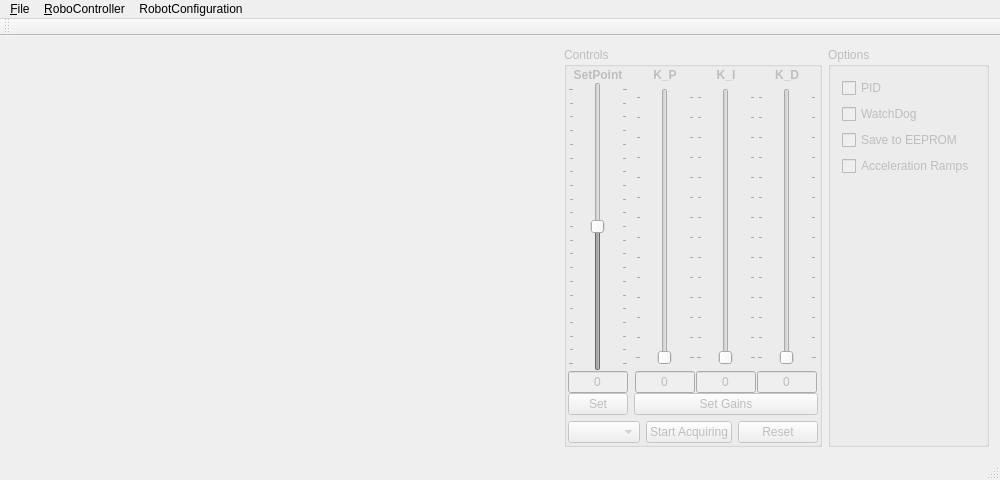
<?xml version="1.0" encoding="UTF-8"?>
<ui version="4.0">
 <class>CMainWindow</class>
 <widget class="QMainWindow" name="CMainWindow">
  <property name="geometry">
   <rect>
    <x>0</x>
    <y>0</y>
    <width>1000</width>
    <height>480</height>
   </rect>
  </property>
  <property name="windowTitle">
   <string>RoboController - PID Tuner</string>
  </property>
  <widget class="QWidget" name="centralWidget">
   <layout class="QGridLayout" name="gridLayout_3">
    <item row="0" column="0">
     <layout class="QHBoxLayout" name="horizontalLayout_2">
      <item>
       <widget class="QCustomPlot" name="widget_plot" native="true">
        <property name="sizePolicy">
         <sizepolicy hsizetype="Expanding" vsizetype="Expanding">
          <horstretch>0</horstretch>
          <verstretch>0</verstretch>
         </sizepolicy>
        </property>
        <property name="minimumSize">
         <size>
          <width>320</width>
          <height>200</height>
         </size>
        </property>
       </widget>
      </item>
      <item>
       <widget class="QGroupBox" name="groupBox_controls">
        <property name="enabled">
         <bool>false</bool>
        </property>
        <property name="title">
         <string>Controls</string>
        </property>
        <layout class="QGridLayout" name="gridLayout_2">
         <property name="leftMargin">
          <number>1</number>
         </property>
         <property name="topMargin">
          <number>1</number>
         </property>
         <property name="rightMargin">
          <number>1</number>
         </property>
         <property name="bottomMargin">
          <number>1</number>
         </property>
         <property name="spacing">
          <number>1</number>
         </property>
         <item row="0" column="0">
          <layout class="QGridLayout" name="gridLayout">
           <item row="0" column="0">
            <layout class="QVBoxLayout" name="SetPoint">
             <property name="spacing">
              <number>0</number>
             </property>
             <item>
              <widget class="QLabel" name="label_SetPoint">
               <property name="sizePolicy">
                <sizepolicy hsizetype="Fixed" vsizetype="Minimum">
                 <horstretch>0</horstretch>
                 <verstretch>0</verstretch>
                </sizepolicy>
               </property>
               <property name="minimumSize">
                <size>
                 <width>60</width>
                 <height>0</height>
                </size>
               </property>
               <property name="maximumSize">
                <size>
                 <width>60</width>
                 <height>16777215</height>
                </size>
               </property>
               <property name="font">
                <font>
                 <weight>75</weight>
                 <bold>true</bold>
                </font>
               </property>
               <property name="text">
                <string>SetPoint</string>
               </property>
               <property name="alignment">
                <set>Qt::AlignCenter</set>
               </property>
              </widget>
             </item>
             <item>
              <widget class="QSlider" name="verticalSlider_SetPoint">
               <property name="sizePolicy">
                <sizepolicy hsizetype="Fixed" vsizetype="Expanding">
                 <horstretch>0</horstretch>
                 <verstretch>0</verstretch>
                </sizepolicy>
               </property>
               <property name="minimumSize">
                <size>
                 <width>60</width>
                 <height>0</height>
                </size>
               </property>
               <property name="maximumSize">
                <size>
                 <width>60</width>
                 <height>16777215</height>
                </size>
               </property>
               <property name="minimum">
                <number>-1000</number>
               </property>
               <property name="maximum">
                <number>1000</number>
               </property>
               <property name="singleStep">
                <number>10</number>
               </property>
               <property name="pageStep">
                <number>50</number>
               </property>
               <property name="tracking">
                <bool>true</bool>
               </property>
               <property name="orientation">
                <enum>Qt::Vertical</enum>
               </property>
               <property name="invertedAppearance">
                <bool>false</bool>
               </property>
               <property name="invertedControls">
                <bool>false</bool>
               </property>
               <property name="tickPosition">
                <enum>QSlider::TicksBothSides</enum>
               </property>
               <property name="tickInterval">
                <number>100</number>
               </property>
              </widget>
             </item>
             <item>
              <widget class="QLineEdit" name="lineEdit_setPoint">
               <property name="sizePolicy">
                <sizepolicy hsizetype="Fixed" vsizetype="Fixed">
                 <horstretch>0</horstretch>
                 <verstretch>0</verstretch>
                </sizepolicy>
               </property>
               <property name="minimumSize">
                <size>
                 <width>60</width>
                 <height>0</height>
                </size>
               </property>
               <property name="maximumSize">
                <size>
                 <width>60</width>
                 <height>16777215</height>
                </size>
               </property>
               <property name="text">
                <string>0</string>
               </property>
               <property name="alignment">
                <set>Qt::AlignCenter</set>
               </property>
              </widget>
             </item>
             <item>
              <widget class="QPushButton" name="pushButton_SetPoint">
               <property name="sizePolicy">
                <sizepolicy hsizetype="Fixed" vsizetype="Fixed">
                 <horstretch>0</horstretch>
                 <verstretch>0</verstretch>
                </sizepolicy>
               </property>
               <property name="minimumSize">
                <size>
                 <width>60</width>
                 <height>0</height>
                </size>
               </property>
               <property name="maximumSize">
                <size>
                 <width>60</width>
                 <height>16777215</height>
                </size>
               </property>
               <property name="text">
                <string>Set</string>
               </property>
              </widget>
             </item>
            </layout>
           </item>
           <item row="0" column="1">
            <layout class="QVBoxLayout" name="Gains">
             <property name="spacing">
              <number>0</number>
             </property>
             <item>
              <layout class="QHBoxLayout" name="horizontalLayout">
               <property name="spacing">
                <number>0</number>
               </property>
               <item>
                <layout class="QVBoxLayout" name="verticalLayout">
                 <item>
                  <widget class="QLabel" name="label_Kp">
                   <property name="sizePolicy">
                    <sizepolicy hsizetype="Fixed" vsizetype="Minimum">
                     <horstretch>0</horstretch>
                     <verstretch>0</verstretch>
                    </sizepolicy>
                   </property>
                   <property name="minimumSize">
                    <size>
                     <width>60</width>
                     <height>0</height>
                    </size>
                   </property>
                   <property name="maximumSize">
                    <size>
                     <width>60</width>
                     <height>16777215</height>
                    </size>
                   </property>
                   <property name="font">
                    <font>
                     <weight>75</weight>
                     <bold>true</bold>
                    </font>
                   </property>
                   <property name="text">
                    <string>K_P</string>
                   </property>
                   <property name="alignment">
                    <set>Qt::AlignCenter</set>
                   </property>
                  </widget>
                 </item>
                 <item>
                  <widget class="QSlider" name="verticalSlider_Kp">
                   <property name="sizePolicy">
                    <sizepolicy hsizetype="Fixed" vsizetype="Expanding">
                     <horstretch>0</horstretch>
                     <verstretch>0</verstretch>
                    </sizepolicy>
                   </property>
                   <property name="minimumSize">
                    <size>
                     <width>60</width>
                     <height>0</height>
                    </size>
                   </property>
                   <property name="maximumSize">
                    <size>
                     <width>60</width>
                     <height>16777215</height>
                    </size>
                   </property>
                   <property name="minimum">
                    <number>0</number>
                   </property>
                   <property name="maximum">
                    <number>65535</number>
                   </property>
                   <property name="singleStep">
                    <number>500</number>
                   </property>
                   <property name="pageStep">
                    <number>100</number>
                   </property>
                   <property name="tracking">
                    <bool>true</bool>
                   </property>
                   <property name="orientation">
                    <enum>Qt::Vertical</enum>
                   </property>
                   <property name="invertedAppearance">
                    <bool>false</bool>
                   </property>
                   <property name="invertedControls">
                    <bool>true</bool>
                   </property>
                   <property name="tickPosition">
                    <enum>QSlider::TicksBothSides</enum>
                   </property>
                   <property name="tickInterval">
                    <number>5000</number>
                   </property>
                  </widget>
                 </item>
                 <item>
                  <widget class="QLineEdit" name="lineEdit_Kp">
                   <property name="sizePolicy">
                    <sizepolicy hsizetype="Fixed" vsizetype="Fixed">
                     <horstretch>0</horstretch>
                     <verstretch>0</verstretch>
                    </sizepolicy>
                   </property>
                   <property name="minimumSize">
                    <size>
                     <width>60</width>
                     <height>0</height>
                    </size>
                   </property>
                   <property name="maximumSize">
                    <size>
                     <width>60</width>
                     <height>16777215</height>
                    </size>
                   </property>
                   <property name="text">
                    <string>0</string>
                   </property>
                   <property name="alignment">
                    <set>Qt::AlignCenter</set>
                   </property>
                  </widget>
                 </item>
                </layout>
               </item>
               <item>
                <layout class="QVBoxLayout" name="verticalLayout_2">
                 <item>
                  <widget class="QLabel" name="label_Ki">
                   <property name="sizePolicy">
                    <sizepolicy hsizetype="Fixed" vsizetype="Minimum">
                     <horstretch>0</horstretch>
                     <verstretch>0</verstretch>
                    </sizepolicy>
                   </property>
                   <property name="minimumSize">
                    <size>
                     <width>60</width>
                     <height>0</height>
                    </size>
                   </property>
                   <property name="maximumSize">
                    <size>
                     <width>60</width>
                     <height>16777215</height>
                    </size>
                   </property>
                   <property name="font">
                    <font>
                     <weight>75</weight>
                     <bold>true</bold>
                    </font>
                   </property>
                   <property name="text">
                    <string>K_I</string>
                   </property>
                   <property name="alignment">
                    <set>Qt::AlignCenter</set>
                   </property>
                  </widget>
                 </item>
                 <item>
                  <widget class="QSlider" name="verticalSlider_Ki">
                   <property name="sizePolicy">
                    <sizepolicy hsizetype="Fixed" vsizetype="Expanding">
                     <horstretch>0</horstretch>
                     <verstretch>0</verstretch>
                    </sizepolicy>
                   </property>
                   <property name="minimumSize">
                    <size>
                     <width>60</width>
                     <height>0</height>
                    </size>
                   </property>
                   <property name="maximumSize">
                    <size>
                     <width>60</width>
                     <height>16777215</height>
                    </size>
                   </property>
                   <property name="minimum">
                    <number>0</number>
                   </property>
                   <property name="maximum">
                    <number>65535</number>
                   </property>
                   <property name="singleStep">
                    <number>500</number>
                   </property>
                   <property name="pageStep">
                    <number>100</number>
                   </property>
                   <property name="tracking">
                    <bool>true</bool>
                   </property>
                   <property name="orientation">
                    <enum>Qt::Vertical</enum>
                   </property>
                   <property name="invertedAppearance">
                    <bool>false</bool>
                   </property>
                   <property name="invertedControls">
                    <bool>true</bool>
                   </property>
                   <property name="tickPosition">
                    <enum>QSlider::TicksBothSides</enum>
                   </property>
                   <property name="tickInterval">
                    <number>5000</number>
                   </property>
                  </widget>
                 </item>
                 <item>
                  <widget class="QLineEdit" name="lineEdit_Ki">
                   <property name="sizePolicy">
                    <sizepolicy hsizetype="Fixed" vsizetype="Fixed">
                     <horstretch>0</horstretch>
                     <verstretch>0</verstretch>
                    </sizepolicy>
                   </property>
                   <property name="minimumSize">
                    <size>
                     <width>60</width>
                     <height>0</height>
                    </size>
                   </property>
                   <property name="maximumSize">
                    <size>
                     <width>60</width>
                     <height>16777215</height>
                    </size>
                   </property>
                   <property name="text">
                    <string>0</string>
                   </property>
                   <property name="alignment">
                    <set>Qt::AlignCenter</set>
                   </property>
                  </widget>
                 </item>
                </layout>
               </item>
               <item>
                <layout class="QVBoxLayout" name="verticalLayout_3">
                 <item>
                  <widget class="QLabel" name="label_Kd">
                   <property name="sizePolicy">
                    <sizepolicy hsizetype="Fixed" vsizetype="Minimum">
                     <horstretch>0</horstretch>
                     <verstretch>0</verstretch>
                    </sizepolicy>
                   </property>
                   <property name="minimumSize">
                    <size>
                     <width>60</width>
                     <height>0</height>
                    </size>
                   </property>
                   <property name="maximumSize">
                    <size>
                     <width>60</width>
                     <height>16777215</height>
                    </size>
                   </property>
                   <property name="font">
                    <font>
                     <weight>75</weight>
                     <bold>true</bold>
                    </font>
                   </property>
                   <property name="text">
                    <string>K_D</string>
                   </property>
                   <property name="alignment">
                    <set>Qt::AlignCenter</set>
                   </property>
                  </widget>
                 </item>
                 <item>
                  <widget class="QSlider" name="verticalSlider_Kd">
                   <property name="sizePolicy">
                    <sizepolicy hsizetype="Fixed" vsizetype="Expanding">
                     <horstretch>0</horstretch>
                     <verstretch>0</verstretch>
                    </sizepolicy>
                   </property>
                   <property name="minimumSize">
                    <size>
                     <width>60</width>
                     <height>0</height>
                    </size>
                   </property>
                   <property name="maximumSize">
                    <size>
                     <width>60</width>
                     <height>16777215</height>
                    </size>
                   </property>
                   <property name="minimum">
                    <number>0</number>
                   </property>
                   <property name="maximum">
                    <number>65535</number>
                   </property>
                   <property name="singleStep">
                    <number>500</number>
                   </property>
                   <property name="pageStep">
                    <number>10</number>
                   </property>
                   <property name="tracking">
                    <bool>true</bool>
                   </property>
                   <property name="orientation">
                    <enum>Qt::Vertical</enum>
                   </property>
                   <property name="invertedAppearance">
                    <bool>false</bool>
                   </property>
                   <property name="invertedControls">
                    <bool>true</bool>
                   </property>
                   <property name="tickPosition">
                    <enum>QSlider::TicksBothSides</enum>
                   </property>
                   <property name="tickInterval">
                    <number>5000</number>
                   </property>
                  </widget>
                 </item>
                 <item>
                  <widget class="QLineEdit" name="lineEdit_Kd">
                   <property name="sizePolicy">
                    <sizepolicy hsizetype="Fixed" vsizetype="Fixed">
                     <horstretch>0</horstretch>
                     <verstretch>0</verstretch>
                    </sizepolicy>
                   </property>
                   <property name="minimumSize">
                    <size>
                     <width>60</width>
                     <height>0</height>
                    </size>
                   </property>
                   <property name="maximumSize">
                    <size>
                     <width>60</width>
                     <height>16777215</height>
                    </size>
                   </property>
                   <property name="text">
                    <string>0</string>
                   </property>
                   <property name="alignment">
                    <set>Qt::AlignCenter</set>
                   </property>
                  </widget>
                 </item>
                </layout>
               </item>
              </layout>
             </item>
             <item>
              <widget class="QPushButton" name="pushButton_SetGains">
               <property name="text">
                <string>Set Gains</string>
               </property>
              </widget>
             </item>
            </layout>
           </item>
           <item row="1" column="0" colspan="2">
            <layout class="QHBoxLayout" name="Buttons">
             <item>
              <widget class="QComboBox" name="combo_motor_idx">
               <property name="currentIndex">
                <number>-1</number>
               </property>
              </widget>
             </item>
             <item>
              <widget class="QPushButton" name="pushButton_StartStop">
               <property name="text">
                <string>Start Acquiring</string>
               </property>
               <property name="checkable">
                <bool>true</bool>
               </property>
              </widget>
             </item>
             <item>
              <widget class="QPushButton" name="pushButton_Reset">
               <property name="enabled">
                <bool>false</bool>
               </property>
               <property name="text">
                <string>Reset</string>
               </property>
              </widget>
             </item>
            </layout>
           </item>
          </layout>
         </item>
        </layout>
       </widget>
      </item>
     </layout>
    </item>
    <item row="0" column="1">
     <widget class="QGroupBox" name="groupBox_options">
      <property name="enabled">
       <bool>false</bool>
      </property>
      <property name="title">
       <string>Options</string>
      </property>
      <layout class="QVBoxLayout" name="verticalLayout_4">
       <item>
        <widget class="QCheckBox" name="checkBox_PID_enable">
         <property name="text">
          <string>PID</string>
         </property>
        </widget>
       </item>
       <item>
        <widget class="QCheckBox" name="checkBox_WD_enable">
         <property name="text">
          <string>WatchDog</string>
         </property>
        </widget>
       </item>
       <item>
        <widget class="QCheckBox" name="checkBox_save_eeprom_enable">
         <property name="text">
          <string>Save to EEPROM</string>
         </property>
        </widget>
       </item>
       <item>
        <widget class="QCheckBox" name="checkBox_ramps_enable">
         <property name="text">
          <string>Acceleration Ramps</string>
         </property>
        </widget>
       </item>
       <item>
        <spacer name="verticalSpacer">
         <property name="orientation">
          <enum>Qt::Vertical</enum>
         </property>
         <property name="sizeHint" stdset="0">
          <size>
           <width>20</width>
           <height>93</height>
          </size>
         </property>
        </spacer>
       </item>
      </layout>
     </widget>
    </item>
   </layout>
  </widget>
  <widget class="QMenuBar" name="menuBar">
   <property name="geometry">
    <rect>
     <x>0</x>
     <y>0</y>
     <width>1000</width>
     <height>21</height>
    </rect>
   </property>
   <widget class="QMenu" name="menuRobocontroller">
    <property name="title">
     <string>&amp;RoboController</string>
    </property>
    <addaction name="action_Connect_TCP_Server"/>
    <addaction name="action_Disconnect"/>
   </widget>
   <widget class="QMenu" name="menuFile">
    <property name="title">
     <string>&amp;File</string>
    </property>
    <addaction name="action_Quit"/>
   </widget>
   <widget class="QMenu" name="menuRobotConfiguration">
    <property name="title">
     <string>RobotConfiguration</string>
    </property>
    <addaction name="actionEEPROM_to_Config_File"/>
    <addaction name="actionConfig_File_to_EEPROM"/>
    <addaction name="separator"/>
    <addaction name="actionRead_Config_File"/>
   </widget>
   <addaction name="menuFile"/>
   <addaction name="menuRobocontroller"/>
   <addaction name="menuRobotConfiguration"/>
  </widget>
  <widget class="QToolBar" name="mainToolBar">
   <attribute name="toolBarArea">
    <enum>TopToolBarArea</enum>
   </attribute>
   <attribute name="toolBarBreak">
    <bool>false</bool>
   </attribute>
  </widget>
  <widget class="QStatusBar" name="statusBar"/>
  <action name="action_Connect_TCP_Server">
   <property name="text">
    <string>&amp;Connect TCP Server</string>
   </property>
  </action>
  <action name="action_Quit">
   <property name="text">
    <string>&amp;Quit</string>
   </property>
  </action>
  <action name="action_Disconnect">
   <property name="enabled">
    <bool>false</bool>
   </property>
   <property name="text">
    <string>&amp;Disconnect</string>
   </property>
  </action>
  <action name="actionEEPROM_to_Config_File">
   <property name="enabled">
    <bool>false</bool>
   </property>
   <property name="text">
    <string>EEPROM to Config File</string>
   </property>
  </action>
  <action name="actionConfig_File_to_EEPROM">
   <property name="enabled">
    <bool>false</bool>
   </property>
   <property name="text">
    <string>Config File to EEPROM</string>
   </property>
  </action>
  <action name="actionRead_Config_File">
   <property name="text">
    <string>Read Config File</string>
   </property>
  </action>
 </widget>
 <layoutdefault spacing="6" margin="11"/>
 <customwidgets>
  <customwidget>
   <class>QCustomPlot</class>
   <extends>QWidget</extends>
   <header>qcustomplot.h</header>
   <container>1</container>
  </customwidget>
 </customwidgets>
 <resources/>
 <connections>
  <connection>
   <sender>action_Quit</sender>
   <signal>triggered()</signal>
   <receiver>CMainWindow</receiver>
   <slot>close()</slot>
   <hints>
    <hint type="sourcelabel">
     <x>-1</x>
     <y>-1</y>
    </hint>
    <hint type="destinationlabel">
     <x>306</x>
     <y>150</y>
    </hint>
   </hints>
  </connection>
 </connections>
</ui>
